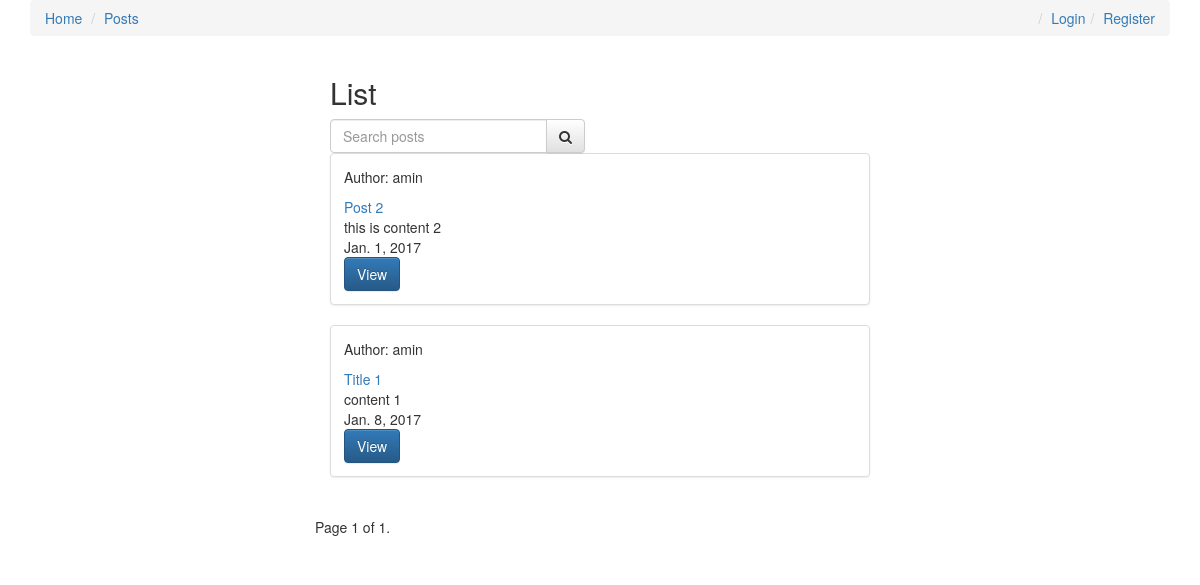
The app's page /, older data.
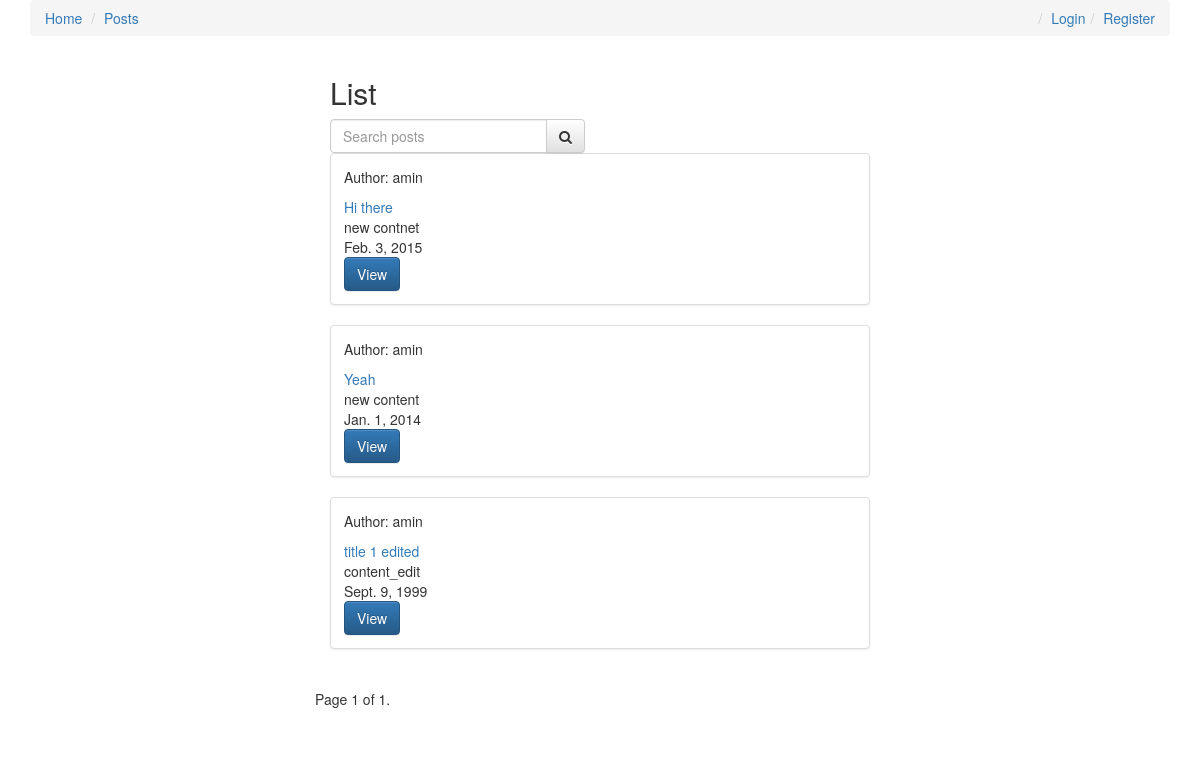
The same page, newer data.
### posts/models.py (models this page shows, shortened)
class Post(models.Model):
	user = models.ForeignKey(settings.AUTH_USER_MODEL, default=1)
	title = models.CharField(max_length=120)
	slug = models.SlugField(unique=True)
	image = models.ImageField(upload_to=upload_location, null=True, blank=True, width_field="width_field", height_field="height_field")
	height_field = models.IntegerField(default=0)
	width_field = models.IntegerField(default=0)
	content = models.TextField()
	draft = models.BooleanField(default=False)
	publish = models.DateField(auto_now=False, auto_now_add=False)
	update = models.DateTimeField(auto_now = True, auto_now_add=False)
	timestamp = models.DateTimeField(auto_now=False, auto_now_add=True)
	read_time = models.TimeField(null=True, blank=True)
	objects = PostManager()
	def get_absolute_url(self):
		return reverse('posts:detail', kwargs = {'slug': self.slug })
	class Meta:
		ordering = ['-id', '-timestamp', '-update']
	def get_markdown(self):
		content = self.content
		return mark_safe(markdown(content))

### posts/views.py (the view, shortened to what this page needs)
# urls.py: url(r'^$', post_list, name='list'),
def post_list(request):
	queryset_list = Post.objects.all().order_by("-timestamp")
	query = request.GET.get("q")
	paginator = Paginator(queryset_list, 3) # Show 25 contacts per page
	page_request_var = "hello"
	page = request.GET.get(page_request_var)
	try:
		queryset = paginator.page(page)
	except PageNotAnInteger:
		queryset = paginator.page(1)
	except EmptyPage:
		queryset = paginator.page(paginator.num_pages)
	context = {
			"object_list": queryset,
			"title": "List",
			"page_request_var": page_request_var,
		}
	return render(request, 'post_list.html', context)

### posts/models.py (called while the page is built)
	def all(self, *args, **kwargs):
		return super(PostManager, self).filter(draft=False).filter(publish__lte=timezone.now())

### posts/templates/post_list.html (shortened to what this page needs)
{% extends 'base.html' %} {% block content %}
<div class="col-sm-6 col-sm-offset-3">
    <h2>{{title}}</h2>
    <form action="" class="row">
        <div class="col-sm-6">
            <div class="input-group">
                <input class="form-control" type="text" name="q" placeholder="Search posts" value="{{ request.GET.q}}">
                <span class="input-group-btn">
                    <button class="btn btn-default" type="submit"><i class="fa fa-search"></i></button>
                </span>
            </div>
        </div>
    </form>
    <div class="row">
        {% for i in object_list %}
        <div class="col-sm-12">
            <div class="thumbnail">
                <div class="caption post-detail-item">
                    {% if i.user.get_full_name %}
                    <p>Author: {{ i.user.get_full_name }}</p>
                    {% else %}
                    <p>Author: {{ i.user }}</p>
                    {% endif %}
                    <a href="{{ i.get_absolute_url }}">{{ i.title}}</a>
                    <div class="content-markdown">{{ i.content | truncatechars:120 }}</div>
                    <div>{{ i.publish }}</div>
                    <a href="{{ i.get_absolute_url }}" class="btn btn-primary" role="button">View</a>
                </div>
            </div>
        </div>
        {% endfor %}
        <div class="pagination">
            <span class="step-links">
        <span class="current">
            Page {{ object_list.number }} of {{ object_list.paginator.num_pages }}.
        </span>
            </span>
        </div>
    </div>
</div>
{% endblock %}

### posts/templates/base.html (shortened to what this page needs)
{% load staticfiles %}
<!DOCTYPE html>
<html lang="en">
<head>
    <link rel="stylesheet" href="{% static 'css/main.css' %}">
    <link rel="stylesheet" href="https://maxcdn.bootstrapcdn.com/bootstrap/3.3.7/css/bootstrap.min.css">
    <link rel="stylesheet" href="https://maxcdn.bootstrapcdn.com/bootstrap/3.3.7/css/bootstrap-theme.min.css">
    <link rel="stylesheet" href="https://maxcdn.bootstrapcdn.com/font-awesome/4.7.0/css/font-awesome.min.css"> {% block head_extra %} {% endblock %}
</head>
<body>
    <div class="container">
        <ol class="breadcrumb">
            <li><a href="{% url 'posts:list' %}">Home</a></li>
            <li><a href="{% url 'posts:list' %}">Posts</a></li>
            {% if request.user.is_authenticated %}
            <li class="pull-right"><a href="{% url 'logout' %}">Logout</a></li>
            {% else %}
            <li class="pull-right"><a href="{% url 'register' %}">Register</a></li>
            <li class="pull-right"><a href="{% url 'login' %}">Login</a></li>
            {% endif %}
        </ol>
        {% block content %} {% endblock %}
    </div>
</body>
</html>

Row changes from the older to the newer data that the page shows:
added Post: user "amin", title "Hi there", content "new contnet", publish "Feb. 3, 2015"
changed Post: title "Post 2" → "Yeah"; content "this is content 2" → "new content"; publish "Jan. 1, 2017" → "Jan. 1, 2014"
changed Post: title "Title 1" → "title 1 edited"; content "content 1" → "content_edit"; publish "Jan. 8, 2017" → "Sept. 9, 1999"
